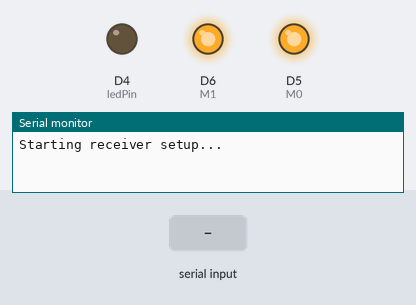
This sketch was run on a simulated ESP8266 (NodeMCU). Parts: output pins drawn as LEDs (lit = HIGH), the last lines printed to the serial monitor. The inputs (shaded band) are chosen by the test bench. The modem accepts every AT command (registered, SIM ready, sends succeed) and sends nothing else.

Above: at 2.1 s.
At 5.2 s:
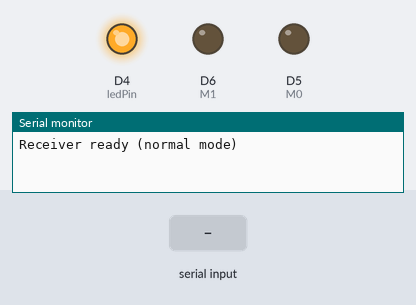
At 7.8 s:
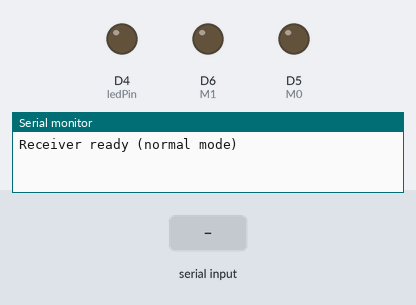
7.9 s: "h" received over the second serial link
9.4 s: "l" received over the second serial link
10.9 s: "o" received over the second serial link
Timing chart, 0 to 13.9 s (numbered marks = the images above; inputs shaded):
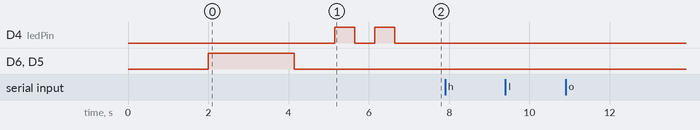

The sketch:

sketch_jun2a.ino
```cpp
#include <SoftwareSerial.h>
#include <ESP8266WiFi.h>

SoftwareSerial mySerial(D2, D1); // RX, TX

const int ledPin = 2; // GPIO 2 (D4 on NodeMCU)
unsigned long lastReceivedTime = 0;
const long timeout = 3000; // 3 seconds timeout

void setup() {
  Serial.begin(9600);
  delay(2000); // Wait for Serial to initialize
  Serial.println("Starting receiver setup...");

  // Disable WiFi to reduce SoftwareSerial interference
  WiFi.mode(WIFI_OFF);

  mySerial.begin(9600);
  pinMode(D5, OUTPUT); // M0
  pinMode(D6, OUTPUT); // M1
  pinMode(ledPin, OUTPUT); // LED pin
  digitalWrite(ledPin, LOW); // LED off initially

  // Set to configuration mode (M0 = 1, M1 = 1)
  digitalWrite(D5, HIGH);
  digitalWrite(D6, HIGH);
  delay(1000);
  Serial.println("Entered configuration mode");

  // Configure module: Address 0x0000, 9600 baud, 2.4kbps, 915 MHz (CHAN 0x17), 30dBm
  byte config[] = {0xC0, 0x00, 0x00, 0x1A, 0x17, 0x00}; // HEAD, ADDH, ADDL, SPED, CHAN, OPTION
  mySerial.write(config, 6);
  delay(1000);
  Serial.println("Configuration sent");

  // Read configuration to verify
  byte readCmd[] = {0xC1, 0xC1, 0xC1};
  mySerial.write(readCmd, 3);
  delay(100);
  Serial.print("Configuration response: ");
  while (mySerial.available()) {
    Serial.print("0x");
    Serial.print(mySerial.read(), HEX);
    Serial.print(" ");
  }
  Serial.println();

  // Switch to normal mode (M0 = 0, M1 = 0)
  digitalWrite(D5, LOW);
  digitalWrite(D6, LOW);
  delay(1000);
  Serial.println("Receiver ready (normal mode)");

  // Blink LED to confirm setup
  digitalWrite(ledPin, HIGH);
  delay(500);
  digitalWrite(ledPin, LOW);
  delay(500);
  digitalWrite(ledPin, HIGH);
  delay(500);
  digitalWrite(ledPin, LOW);
}

void loop() {
  static char buffer[32];
  static int index = 0;

  // Read incoming bytes
  while (mySerial.available() > 0) {
    char c = mySerial.read();
    Serial.print("Received byte: 0x");
    Serial.print(c, HEX);
    Serial.println();

    buffer[index] = c;
    index++;

    // Prevent buffer overflow
    if (index >= 32) {
      index = 0;
      Serial.println("Buffer overflow, resetting");
    }

    // Check if we have at least 8 bytes (3 for ADDH/ADDL/CHAN + 5 for "hello")
    if (index >= 8) {
      // Verify address (0x00, 0x00) and channel (0x17)
      if (buffer[0] == 0x00 && buffer[1] == 0x00 && buffer[2] == 0x17) {
        // Check if message is "hello"
        if (buffer[3] == 'h' && buffer[4] == 'e' && buffer[5] == 'l' &&
            buffer[6] == 'l' && buffer[7] == 'o') {
          Serial.println("Received: hello");
          digitalWrite(ledPin, HIGH); // Turn LED ON
          lastReceivedTime = millis(); // Update last received time
        }
      }
      index = 0; // Reset buffer
    }
  }

  // Turn LED OFF if no message received within timeout
  if (millis() - lastReceivedTime > timeout && lastReceivedTime != 0) {
    digitalWrite(ledPin, LOW); // Turn LED OFF
  }
}
```
